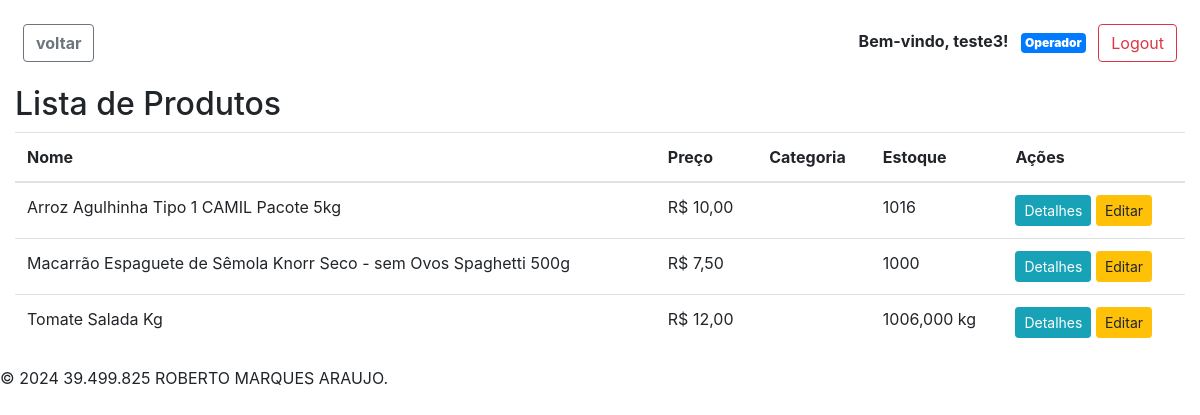
The page /produtos/ (signed in) on the database its author committed.
### pdvweb/models.py (models this page shows, shortened)
class CustomUser(AbstractUser):
    nome = models.CharField(max_length=255, default=default_nome)
    telefone = models.CharField(max_length=20, blank=True, null=True)
    operador = models.OneToOneField(
        Operador, null=True, blank=True, on_delete=models.CASCADE)
    meus_operadores = models.ManyToManyField(
        Operador, related_name='meus_usuarios', blank=True)
    groups = models.ManyToManyField(
        Group,
        verbose_name='groups',
        blank=True,
        related_name='customuser_set',
        related_query_name='user',
    )
    user_permissions = models.ManyToManyField(
        Permission,
        verbose_name='user permissions',
        blank=True,
        related_name='customuser_set',
        related_query_name='user',
    )

class ProdutoBase(models.Model):
    codigo = models.CharField(max_length=10, unique=False, blank=True)
    nome = models.CharField(max_length=100, unique=True)
    descricao = models.TextField(blank=True, null=True)
    categoria = models.ForeignKey(
        Categoria, on_delete=models.SET_NULL, null=True, blank=True)
    class Meta:
        abstract = True

class ProdutoPorQuantidade(ProdutoBase):
    preco = models.DecimalField(
        max_digits=10, decimal_places=2, validators=[MinValueValidator(0)])
    estoque = models.PositiveIntegerField(default=0)
    data_criacao = models.DateTimeField(default=timezone.now)

class ProdutoPorPeso(ProdutoBase):
    preco_por_kilo = models.DecimalField(
        max_digits=10, decimal_places=2, validators=[MinValueValidator(0)])
    estoque_em_kilos = models.DecimalField(
        max_digits=10, decimal_places=3, default=0)

### pdvweb/views.py (the view)
# urls.py: path('produtos/', views.listar_produtos, name='listar_produtos'),
@login_required
def listar_produtos(request):
    todos_produtos = list(ProdutoPorQuantidade.objects.all()
                          ) + list(ProdutoPorPeso.objects.all())
    return render(request, 'pdvweb/produtos_list.html', {'todos_produtos': todos_produtos})

### pdvweb/templates/pdvweb/produtos_list.html (shortened to what this page needs)
{% extends 'pdvweb/base.html' %}
{% block content %}
    <h2>Lista de Produtos</h2>
    <table class="table">
        <thead>
            <tr>
                <th>Nome</th>
                <th>Preço</th>
                <th>Categoria</th>
                <th>Estoque</th>
                <th>Ações</th>
            </tr>
        </thead>
        <tbody>
            {% for produto in todos_produtos %}
                <tr>
                    <td>{{ produto.nome }}</td>
                    {% if produto.preco %}
                        <td>R$ {{ produto.preco }}</td>
                    {% elif produto.preco_por_kilo %}
                        <td>R$ {{ produto.preco_por_kilo }}</td>
                    {% endif %}
                    <td>{{ produto.categoria.nome }}</td>
                    {% if produto.preco %}
                        <td>{{ produto.estoque }}</td>
                    {% elif produto.preco_por_kilo %}
                        <td>{{ produto.estoque_em_kilos }} kg</td>
                    {% endif %}
                    <td>
                        <a href="{% url 'pdvweb:detalhar_produto' produto.codigo %}" class="btn btn-info btn-sm">Detalhes</a>
                        <a href="{% url 'pdvweb:editar_produto' produto.codigo %}" class="btn btn-warning btn-sm">Editar</a>
                    </td>
                </tr>
            {% endfor %}
        </tbody>
    </table>
{% endblock %}

### pdvweb/templates/pdvweb/base.html (shortened to what this page needs)
<!DOCTYPE html>
<html lang="en">
<head>
    <link rel="stylesheet" href="https://cdnjs.cloudflare.com/ajax/libs/font-awesome/5.15.4/css/all.min.css" />
    <link rel="stylesheet" href="https://maxcdn.bootstrapcdn.com/bootstrap/4.0.0/css/bootstrap.min.css">
</head>
<br>
<body class="d-flex flex-column vh-100">
    <div class="container-fluid flex-grow-1">
        <div class="row">
            <div class="col-md-12 mb-3">
                {% if user.is_authenticated %}
                <button id="voltar" class="btn btn-outline-secondary ml-2"
                    onclick="goBack()"><strong>voltar</strong></button>
                <div class="float-right mx-2">
                    <p class="d-inline-block"><strong>Bem-vindo, {{ user.username }}!</strong></p>
                    {% if user.operador %}
                    <span class="badge badge-primary p-1 ml-2"><strong>Operador</strong></span>
                    {% endif %}
                    <a href="{% url 'pdvweb:logout_view' %}" class="btn btn-outline-danger ml-2">Logout</a>
                </div>
                {% else %}
                <a href="{% url 'pdvweb:login_operador' %}" class="btn btn-primary float-right">Login</a>
                {% endif %}
            </div>
        </div>
        {% block content %}{% endblock %}
    </div>
    <footer>
        <p>© 2024 39.499.825 ROBERTO MARQUES ARAUJO.</p>
    </footer>
</body>
</html>

### rows shown on the page
CustomUser: username "teste3"
ProdutoPorQuantidade: nome "Arroz Agulhinha Tipo 1 CAMIL Pacote 5kg", preco "10,00", estoque "1016"
ProdutoPorQuantidade: nome "Macarrão Espaguete de Sêmola Knorr Seco - sem Ovos Spaghetti 500g", preco "7,50", estoque "1000"
ProdutoPorPeso: nome "Tomate Salada Kg", preco_por_kilo "12,00", estoque_em_kilos "1006,000"
